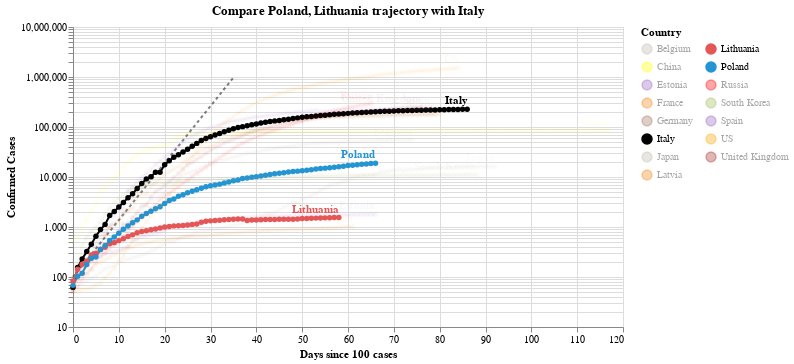

This figure's notebook cell:
### Code cell
#hide_input
chart2 = make_since_chart(dff2, ['Poland', 'Lithuania'], baseline_countries)
chart2

### Figure 1 — Vega-Lite specification as saved in the notebook (floating-point values rounded to 4 significant figures; data arrays with more than 128 entries replaced by an {"elided": "..."} marker saying what was removed)
{"config": {"view": {"continuousWidth": 400, "continuousHeight": 300}}, "layer": [{"data": {"name": "data-628230001892d6798b50651be41d1b3e"}, "mark": {"type": "line", "color": "black", "opacity": 0.5, "strokeDash": [3, 3]}, "encoding": {"x": {"type": "quantitative", "field": "Days since 100 cases"}, "y": {"type": "quantitative", "field": "Confirmed Cases"}}}, {"data": {"name": "data-0eb2a29fc3155e1078be3cc467ca6236"}, "mark": {"type": "line", "point": true}, "encoding": {"color": {"type": "nominal", "field": "Country", "legend": {"columns": 2}, "scale": {"domain": ["Belgium", "China", "Estonia", "France", "Germany", "Italy", "Japan", "Latvia", "Lithuania", "Poland", "Russia", "South Korea", "Spain", "US", "United Kingdom"], "range": ["#C1B7AD", "yellow", "#9467bd", "#F58518", "#9D755D", "black", "#C1B7AD", "#F58518", "#E45756", "#2495D3", "red", "#A1BA59", "#9467bd", "orange", "brown"]}}, "opacity": {"condition": {"value": 1, "selection": "selector004"}, "value": 0.05}, "tooltip": [{"type": "nominal", "field": "Country"}, {"type": "temporal", "field": "Date"}, {"type": "quantitative", "field": "Confirmed Cases"}, {"type": "quantitative", "field": "Days since 100 cases"}], "x": {"type": "quantitative", "field": "Days since 100 cases"}, "y": {"type": "quantitative", "field": "Confirmed Cases", "scale": {"type": "log"}}}, "selection": {"selector004": {"type": "multi", "fields": ["Country"], "bind": "legend", "init": [{"Country": "Poland"}, {"Country": "Lithuania"}, {"Country": "Italy"}]}}, "width": 550}, {"data": {"name": "data-0eb2a29fc3155e1078be3cc467ca6236"}, "mark": {"type": "text", "align": "right", "dy": -8, "fontWeight": "bold"}, "encoding": {"color": {"type": "nominal", "field": "Country", "legend": {"columns": 2}, "scale": {"domain": ["Belgium", "China", "Estonia", "France", "Germany", "Italy", "Japan", "Latvia", "Lithuania", "Poland", "Russia", "South Korea", "Spain", "US", "United Kingdom"], "range": ["#C1B7AD", "yellow", "#9467bd", "#F58518", "#9D755D", "black", "#C1B7AD", "#F58518", "#E45756", "#2495D3", "red", "#A1BA59", "#9467bd", "orange", "brown"]}}, "opacity": {"condition": {"value": 1, "selection": "selector004"}, "value": 0.05}, "text": {"type": "nominal", "field": "Country"}, "tooltip": [{"type": "nominal", "field": "Country"}, {"type": "temporal", "field": "Date"}, {"type": "quantitative", "field": "Confirmed Cases"}, {"type": "quantitative", "field": "Days since 100 cases"}], "x": {"type": "quantitative", "field": "Days since 100 cases"}, "y": {"type": "quantitative", "field": "Confirmed Cases", "scale": {"type": "log"}}}, "transform": [{"filter": "(datum['Date'] >= 1589760000000)"}], "width": 550}], "title": "Compare Poland, Lithuania trajectory with Italy", "$schema": "https://vega.github.io/schema/vega-lite/v4.0.2.json", "datasets": {"data-628230001892d6798b50651be41d1b3e": [{"Days since 100 cases": 0, "Confirmed Cases": 100.0}, {"Days since 100 cases": 1, "Confirmed Cases": 130.0}, {"Days since 100 cases": 2, "Confirmed Cases": 169.0}, {"Days since 100 cases": 3, "Confirmed Cases": 219.7}, {"Days since 100 cases": 4, "Confirmed Cases": 285.6}, {"Days since 100 cases": 5, "Confirmed Cases": 371.3}, {"Days since 100 cases": 6, "Confirmed Cases": 482.7}, {"Days since 100 cases": 7, "Confirmed Cases": 627.5}, {"Days since 100 cases": 8, "Confirmed Cases": 815.7}, {"Days since 100 cases": 9, "Confirmed Cases": 1060.0}, {"Days since 100 cases": 10, "Confirmed Cases": 1379.0}, {"Days since 100 cases": 11, "Confirmed Cases": 1792.0}, {"Days since 100 cases": 12, "Confirmed Cases": 2330.0}, {"Days since 100 cases": 13, "Confirmed Cases": 3029.0}, {"Days since 100 cases": 14, "Confirmed Cases": 3937.0}, {"Days since 100 cases": 15, "Confirmed Cases": 5119.0}, {"Days since 100 cases": 16, "Confirmed Cases": 6654.0}, {"Days since 100 cases": 17, "Confirmed Cases": 8650.0}, {"Days since 100 cases": 18, "Confirmed Cases": 11250.0}, {"Days since 100 cases": 19, "Confirmed Cases": 14620.0}, {"Days since 100 cases": 20, "Confirmed Cases": 19000.0}, {"Days since 100 cases": 21, "Confirmed Cases": 24710.0}, {"Days since 100 cases": 22, "Confirmed Cases": 32120.0}, {"Days since 100 cases": 23, "Confirmed Cases": 41750.0}, {"Days since 100 cases": 24, "Confirmed Cases": 54280.0}, {"Days since 100 cases": 25, "Confirmed Cases": 70560.0}, {"Days since 100 cases": 26, "Confirmed Cases": 91730.0}, {"Days since 100 cases": 27, "Confirmed Cases": 119300.0}, {"Days since 100 cases": 28, "Confirmed Cases": 155000.0}, {"Days since 100 cases": 29, "Confirmed Cases": 201500.0}, {"Days since 100 cases": 30, "Confirmed Cases": 262000.0}, {"Days since 100 cases": 31, "Confirmed Cases": 340600.0}, {"Days since 100 cases": 32, "Confirmed Cases": 442800.0}, {"Days since 100 cases": 33, "Confirmed Cases": 575600.0}, {"Days since 100 cases": 34, "Confirmed Cases": 748300.0}, {"Days since 100 cases": 35, "Confirmed Cases": 972800.0}], "data-0eb2a29fc3155e1078be3cc467ca6236": {"elided": "1185 records"}}}
